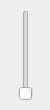
<?xml version="1.0" encoding="UTF-8"?>
<ui version="4.0">
 <class>SoundVolume</class>
 <widget class="QWidget" name="SoundVolume">
  <property name="geometry">
   <rect>
    <x>0</x>
    <y>0</y>
    <width>50</width>
    <height>110</height>
   </rect>
  </property>
  <property name="windowTitle">
   <string>Form</string>
  </property>
  <widget class="QSlider" name="verticalSlider_volume">
   <property name="geometry">
    <rect>
     <x>10</x>
     <y>10</y>
     <width>31</width>
     <height>91</height>
    </rect>
   </property>
   <property name="orientation">
    <enum>Qt::Vertical</enum>
   </property>
  </widget>
 </widget>
 <resources/>
 <connections/>
</ui>
